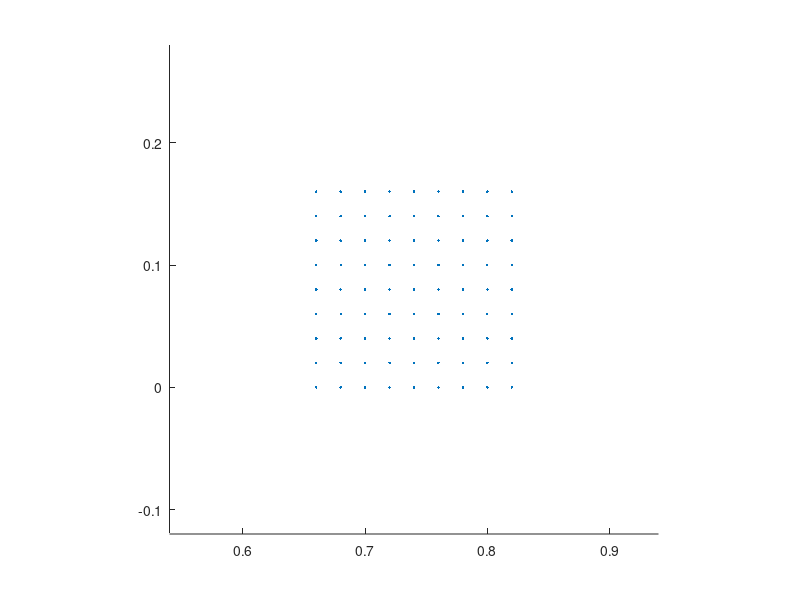

MATLAB code to generate this figure:
%% ---------------------------------------------------------------------
%%
%% Copyright (c) 2019 - 2019 by the IBAMR developers
%% All rights reserved.
%%
%% This file is part of IBAMR.
%%
%% IBAMR is free software and is distributed under the 3-clause BSD
%% license. The full text of the license can be found in the file
%% COPYRIGHT at the top level directory of IBAMR.
%%
%% ---------------------------------------------------------------------

%% Filename : Rectangle3d.m
%% Written by Nishant Nangia

   
  clear all;
  
  PATH = './';
  
  WallPath = strcat(PATH,'rectangle3d.vertex');
  %%
  % Domain parameters
  Lx = 3.22; Ly = 1.0; Lz = 1.0;
  Nx = 161;  Ny = 50; Nz = 50;
  
  % Dimensional parameters
  dx = Lx/Nx; dy = Ly/Ny; dz = Lz/Nz;
  Length = 0.16;
  Width  = 0.4;
  Height = 0.16;
  Xcom   = 0.74;
  Ycom   = 0.3 + Width/2;
  Zcom   = Height/2.0;
  
  NumPtsX = ceil(Length/dx) + 1
  NumPtsY = ceil(Width/dy) + 1
  NumPtsZ = ceil(Height/dz) + 1
  
  lag_pts = 0;
  
  % Generate Rectangular Prism
  for k = 1:NumPtsZ
    z = Zcom - Height/2 + (k-1)*dz;
      for j = 1:NumPtsY
          y = Ycom - Width/2 + (j-1)*dy;
          for i = 1:NumPtsX
                x = Xcom-Length/2 + (i-1)*dy;
                lag_pts = lag_pts+1;
                LagX(lag_pts) = x;
                LagY(lag_pts) = y;
                LagZ(lag_pts) = z;
          end
      end
  end
  

  figure;
  plot3(LagX,LagY, LagZ,'.')
  view(0,0)
  axis equal;
  
  %% write it in file
  
  lag_pts = length(LagY);
  fid = fopen(WallPath,'wt');
  fprintf(fid,'%d\n',lag_pts);
  
  for i = 1:length(LagX)
      fprintf(fid,'%12.7E\t\t%12.7E\t\t%12.7E\n',LagX(i), LagY(i),LagZ(i));
  end
  
  fclose(fid);
